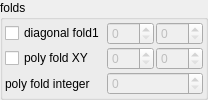
    <widget class="QGroupBox" name="groupBox_2">
     <property name="title">
      <string>folds</string>
     </property>
     <layout class="QVBoxLayout" name="verticalLayout_4" stretch="0">
      <property name="spacing">
       <number>2</number>
      </property>
      <property name="leftMargin">
       <number>2</number>
      </property>
      <property name="topMargin">
       <number>2</number>
      </property>
      <property name="rightMargin">
       <number>2</number>
      </property>
      <property name="bottomMargin">
       <number>2</number>
      </property>
      <item>
       <layout class="QGridLayout" name="gridLayout_9" columnstretch="0,1,1">
        <property name="spacing">
         <number>2</number>
        </property>
        <item row="1" column="0">
         <widget class="MyCheckBox" name="checkBox_transf_function_enabledP_false">
          <property name="font">
           <font>
            <weight>50</weight>
            <bold>false</bold>
           </font>
          </property>
          <property name="text">
           <string>poly fold XY</string>
          </property>
         </widget>
        </item>
        <item row="1" column="1">
         <widget class="MySpinBox" name="spinboxInt_transf_start_iterations_P">
          <property name="enabled">
           <bool>false</bool>
          </property>
          <property name="sizePolicy">
           <sizepolicy hsizetype="Minimum" vsizetype="Maximum">
            <horstretch>0</horstretch>
            <verstretch>0</verstretch>
           </sizepolicy>
          </property>
          <property name="maximum">
           <number>999</number>
          </property>
         </widget>
        </item>
        <item row="0" column="2">
         <widget class="MySpinBox" name="spinboxInt_transf_stop_iterations_Cx">
          <property name="enabled">
           <bool>false</bool>
          </property>
          <property name="sizePolicy">
           <sizepolicy hsizetype="Minimum" vsizetype="Maximum">
            <horstretch>0</horstretch>
            <verstretch>0</verstretch>
           </sizepolicy>
          </property>
          <property name="maximum">
           <number>999</number>
          </property>
         </widget>
        </item>
        <item row="0" column="0">
         <widget class="MyCheckBox" name="checkBox_transf_function_enabledCx_false">
          <property name="text">
           <string notr="true">diagonal fold1</string>
          </property>
         </widget>
        </item>
        <item row="0" column="1">
         <widget class="MySpinBox" name="spinboxInt_transf_start_iterations_Cx">
          <property name="enabled">
           <bool>false</bool>
          </property>
          <property name="sizePolicy">
           <sizepolicy hsizetype="Minimum" vsizetype="Maximum">
            <horstretch>0</horstretch>
            <verstretch>0</verstretch>
           </sizepolicy>
          </property>
          <property name="maximum">
           <number>999</number>
          </property>
         </widget>
        </item>
        <item row="2" column="0" rowspan="2">
         <widget class="QLabel" name="label_45">
          <property name="text">
           <string>poly fold integer</string>
          </property>
         </widget>
        </item>
        <item row="1" column="2">
         <widget class="MySpinBox" name="spinboxInt_transf_stop_iterations_P">
          <property name="enabled">
           <bool>false</bool>
          </property>
          <property name="sizePolicy">
           <sizepolicy hsizetype="Minimum" vsizetype="Maximum">
            <horstretch>0</horstretch>
            <verstretch>0</verstretch>
           </sizepolicy>
          </property>
          <property name="maximum">
           <number>999</number>
          </property>
         </widget>
        </item>
        <item row="2" column="1" rowspan="2" colspan="2">
         <widget class="MySpinBox" name="spinboxInt_transf_int_6">
          <property name="enabled">
           <bool>false</bool>
          </property>
          <property name="sizePolicy">
           <sizepolicy hsizetype="Minimum" vsizetype="Maximum">
            <horstretch>0</horstretch>
            <verstretch>0</verstretch>
           </sizepolicy>
          </property>
          <property name="maximum">
           <number>999</number>
          </property>
         </widget>
        </item>
       </layout>
      </item>
     </layout>
    </widget>
